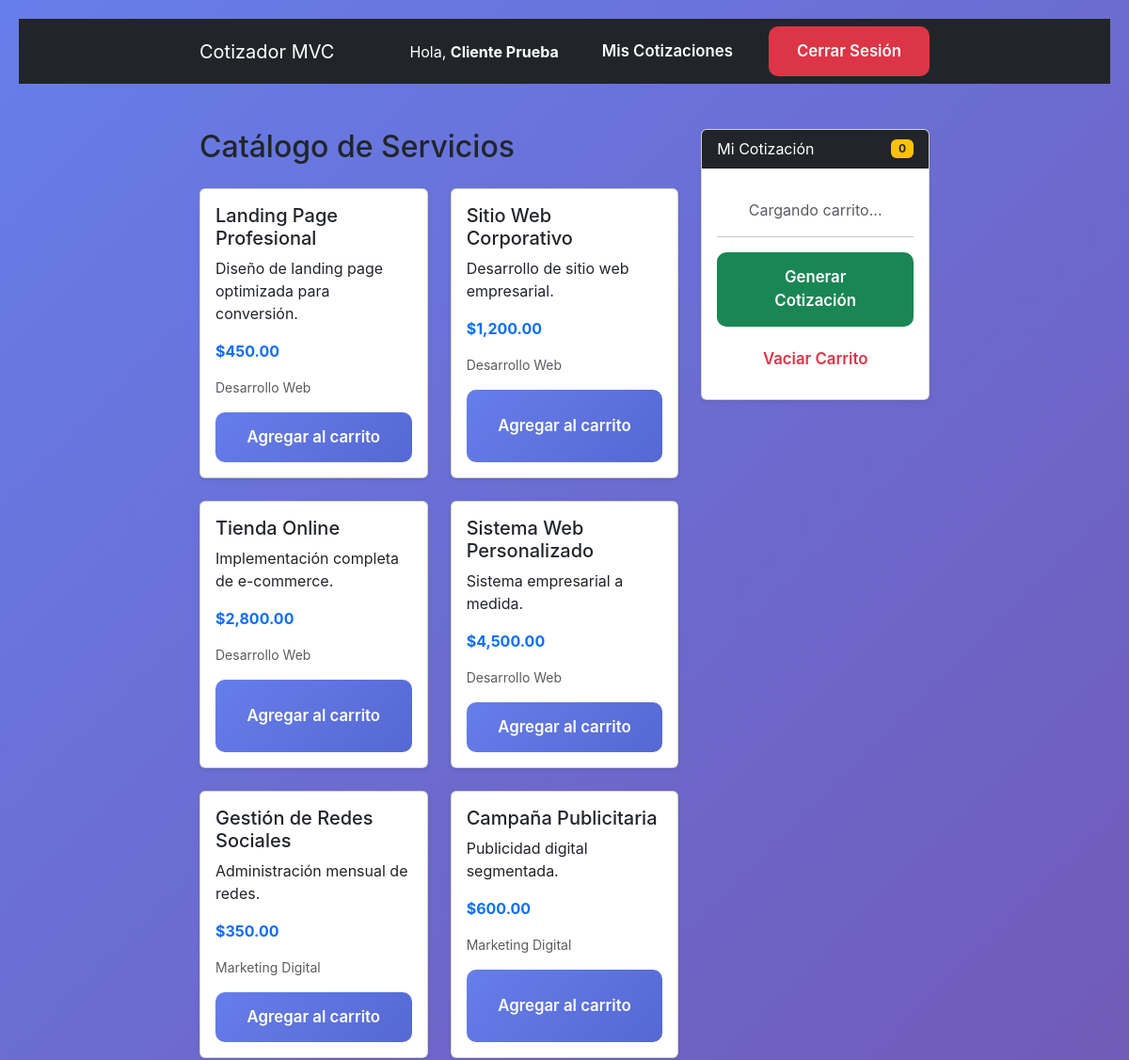
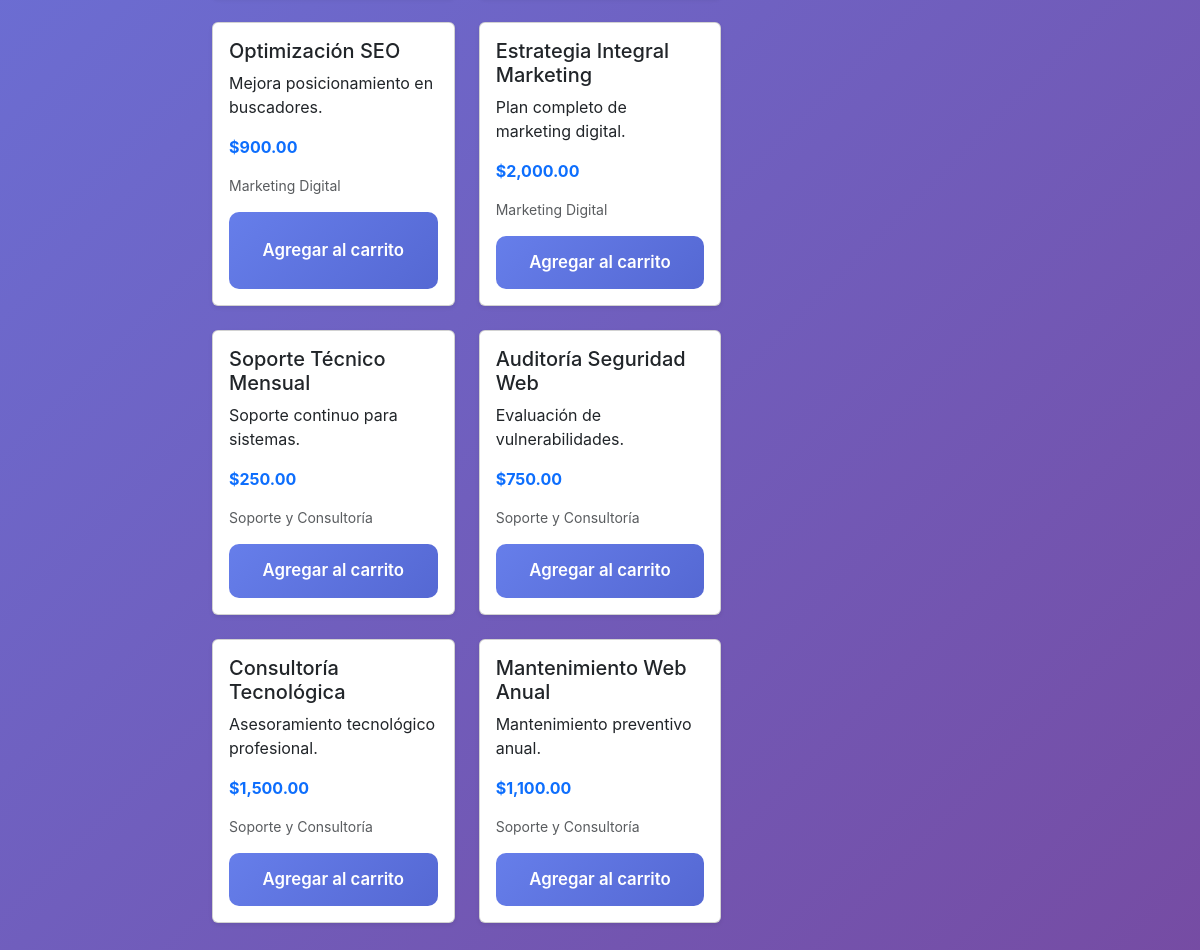
Screenshot of /index.php?page=services (signed in) with the database file from the repository (2 pictures, top to bottom).
### tables this page shows
CREATE TABLE servicios (
    id INT AUTO_INCREMENT PRIMARY KEY,
    nombre VARCHAR(100) NOT NULL,
    descripcion TEXT NOT NULL,
    precio DECIMAL(10, 2) NOT NULL,
    categoria VARCHAR(50) NOT NULL
);

### app/models/Service.php (called while the page is built, shortened)
<?php
class Service
{
    private int $id;
    private string $nombre;
    private string $descripcion;
    private float $precio;
    private string $categoria;
    public function __construct(
        int $id,
        string $nombre,
        string $descripcion,
        float $precio,
        string $categoria
    ) {
        $this->id = $id;
        $this->nombre = trim($nombre);
        $this->descripcion = trim($descripcion);
        $this->precio = $precio;
        $this->categoria = $categoria;
    }
    private function validarNombre(string $nombre): void
    {
        $nombre = trim($nombre);
    }
    private function validarDescripcion(string $descripcion): void
    {
        $descripcion = trim($descripcion);
    }
    public static function getAll(): array
    {
        $db = Database::connect();
        $stmt = $db->query("SELECT id, nombre, descripcion, precio, categoria FROM servicios");
        $servicios = [];
        while ($row = $stmt->fetch(PDO::FETCH_ASSOC)) {
            $servicios[] = new self(
                (int) $row['id'],
                $row['nombre'],
                $row['descripcion'],
                (float) $row['precio'],
                $row['categoria']
            );
        }
        return $servicios;
    }
    public function getId(): int
    {
        return $this->id;
    }
    public function getNombre(): string
    {
        return $this->nombre;
    }
    public function getDescripcion(): string
    {
        return $this->descripcion;
    }
    public function getPrecio(): float
    {
        return $this->precio;
    }
    public function getCategoria(): string
    {
        return $this->categoria;
    }
}
?>

### app/views/services/catalog.php (the view, shortened to what this page needs)
<?php
require_once '../app/models/Service.php';
$services = Service::getAll();
$isLoggedIn = isset($_SESSION['user_id']);
$userNombre = $_SESSION['user_nombre'] ?? 'Invitado';
?>
<!DOCTYPE html>
<html lang="es">
<head>
    <link href="https://cdn.jsdelivr.net/npm/bootstrap@5.3.3/dist/css/bootstrap.min.css" rel="stylesheet">
    <link rel="stylesheet" href="assets/css/services-catalog.css">
</head>
<body class="bg-light">
    <nav class="navbar navbar-expand-lg navbar-dark bg-dark mb-4">
        <div class="container">
            <a class="navbar-brand" href="index.php?page=home">Cotizador MVC</a>
            <div class="d-flex align-items-center">
                <?php if ($isLoggedIn): ?>
                    <span class="text-white me-3">Hola, <strong><?= htmlspecialchars($userNombre) ?></strong></span>
                    <a href="index.php?page=quotes" class="btn btn-outline-light me-2">Mis Cotizaciones</a>
                    <button class="btn btn-danger" id="btn-logout">Cerrar Sesión</button>
                <?php else: ?>
                    <a href="index.php?page=login" class="btn btn-primary">Iniciar Sesión</a>
                <?php endif; ?>
            </div>
        </div>
    </nav>
    <div class="container my-5">
        <div class="row">
            <div class="col-md-8">
                <h2 class="mb-4">Catálogo de Servicios</h2>
                <div class="row">
                    <?php foreach ($services as $service): ?>
                        <div class="col-md-6 mb-4">
                            <div class="card shadow-sm h-100">
                                <div class="card-body d-flex flex-column">
                                    <h5 class="card-title"><?= htmlspecialchars($service->getNombre()); ?></h5>
                                    <p class="card-text"><?= htmlspecialchars($service->getDescripcion()); ?></p>
                                    <p class="fw-bold text-primary">$<?= number_format($service->getPrecio(), 2); ?></p>
                                    <p class="text-muted small"><?= htmlspecialchars($service->getCategoria()); ?></p>
                                    <?php if ($isLoggedIn): ?>
                                        <button class="btn btn-primary mt-auto add-to-cart" data-id="<?= $service->getId(); ?>">
                                            Agregar al carrito
                                        </button>
                                    <?php else: ?>
                                        <div class="alert alert-warning mt-auto mb-0 text-center py-2">
                                            <small>Inicia sesión para cotizar</small>
                                        </div>
                                    <?php endif; ?>
                                </div>
                            </div>
                        </div>
                    <?php endforeach; ?>
                </div>
            </div>
            <?php if ($isLoggedIn): ?>
                <div class="col-md-4">
                    <div class="card shadow-sm position-sticky" style="top: 20px;">
                        <div class="card-header bg-dark text-white d-flex justify-content-between align-items-center">
                            <span>Mi Cotización</span>
                            <span class="badge bg-warning text-dark" id="cart-count">0</span>
                        </div>
                        <div class="card-body">
                            <div id="cart-items">
                                <p class="text-muted text-center my-3">Cargando carrito...</p>
                            </div>
                            <hr>
                            <button class="btn btn-success w-100 mt-2" id="generate-quote">Generar Cotización</button>
                            <button class="btn btn-outline-danger w-100 mt-2" id="clear-cart">Vaciar Carrito</button>
                        </div>
                    </div>
                </div>
            <?php endif; ?>
        </div>
    </div>
</body>
</html>

### public/assets/css/services-catalog.css (style rules this page uses)
:root { --primary: #667eea; --primary-dark: #5568d3; --secondary: #764ba2; --success: #10b981; --error: #ef4444; --warning: #f59e0b; --dark: #1e293b; --light: #f8fafc; --border: #e2e8f0; }
* { margin: 0; padding: 0; box-sizing: border-box; }
body { font-family: 'Inter', -apple-system, BlinkMacSystemFont, sans-serif; background: linear-gradient(135deg, var(--primary) 0%, var(--secondary) 100%); min-height: 100vh; padding: 20px; }
.container { max-width: 800px; margin: 0 auto; }
.btn { padding: 14px 30px; border: none; border-radius: 10px; font-size: 1.05em; font-weight: 600; cursor: pointer; transition: all 0.3s; display: flex; align-items: center; justify-content: center; gap: 8px; }
.btn-primary { background: linear-gradient(135deg, var(--primary), var(--primary-dark)); color: white; flex: 1; }
.text-center { text-align: center; }

### rows the page displays
servicios: nombre "Landing Page Profesional", descripcion "Diseño de landing page optimizada para conversión.", precio "450.00", categoria "Desarrollo Web"
servicios: nombre "Sitio Web Corporativo", descripcion "Desarrollo de sitio web empresarial.", precio "1,200.00", categoria "Desarrollo Web"
servicios: nombre "Tienda Online", descripcion "Implementación completa de e-commerce.", precio "2,800.00", categoria "Desarrollo Web"
servicios: nombre "Sistema Web Personalizado", descripcion "Sistema empresarial a medida.", precio "4,500.00", categoria "Desarrollo Web"
servicios: nombre "Gestión de Redes Sociales", descripcion "Administración mensual de redes.", precio "350.00", categoria "Marketing Digital"
servicios: nombre "Campaña Publicitaria", descripcion "Publicidad digital segmentada.", precio "600.00", categoria "Marketing Digital"
servicios: nombre "Optimización SEO", descripcion "Mejora posicionamiento en buscadores.", precio "900.00", categoria "Marketing Digital"
servicios: nombre "Estrategia Integral Marketing", descripcion "Plan completo de marketing digital.", precio "2,000.00", categoria "Marketing Digital"
servicios: nombre "Soporte Técnico Mensual", descripcion "Soporte continuo para sistemas.", precio "250.00", categoria "Soporte y Consultoría"
servicios: nombre "Auditoría Seguridad Web", descripcion "Evaluación de vulnerabilidades.", precio "750.00", categoria "Soporte y Consultoría"
servicios: nombre "Consultoría Tecnológica", descripcion "Asesoramiento tecnológico profesional.", precio "1,500.00", categoria "Soporte y Consultoría"
servicios: nombre "Mantenimiento Web Anual", descripcion "Mantenimiento preventivo anual.", precio "1,100.00", categoria "Soporte y Consultoría"

### other values shown
$userNombre "Cliente Prueba"
